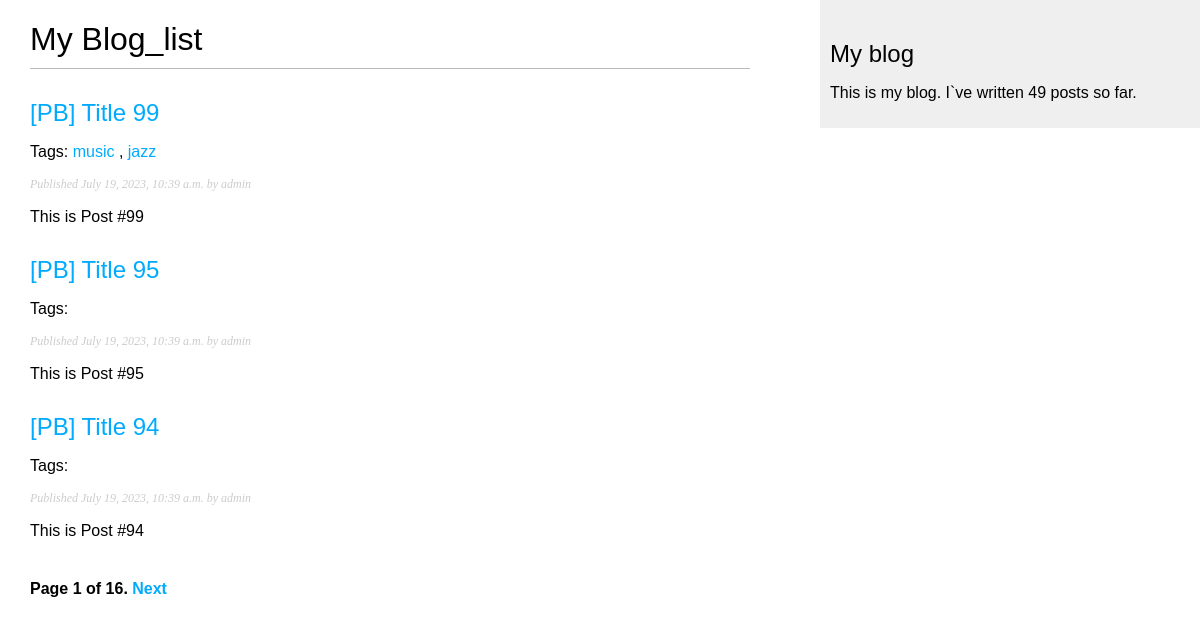
/blog/list/, run on an earlier commit of the app's database.
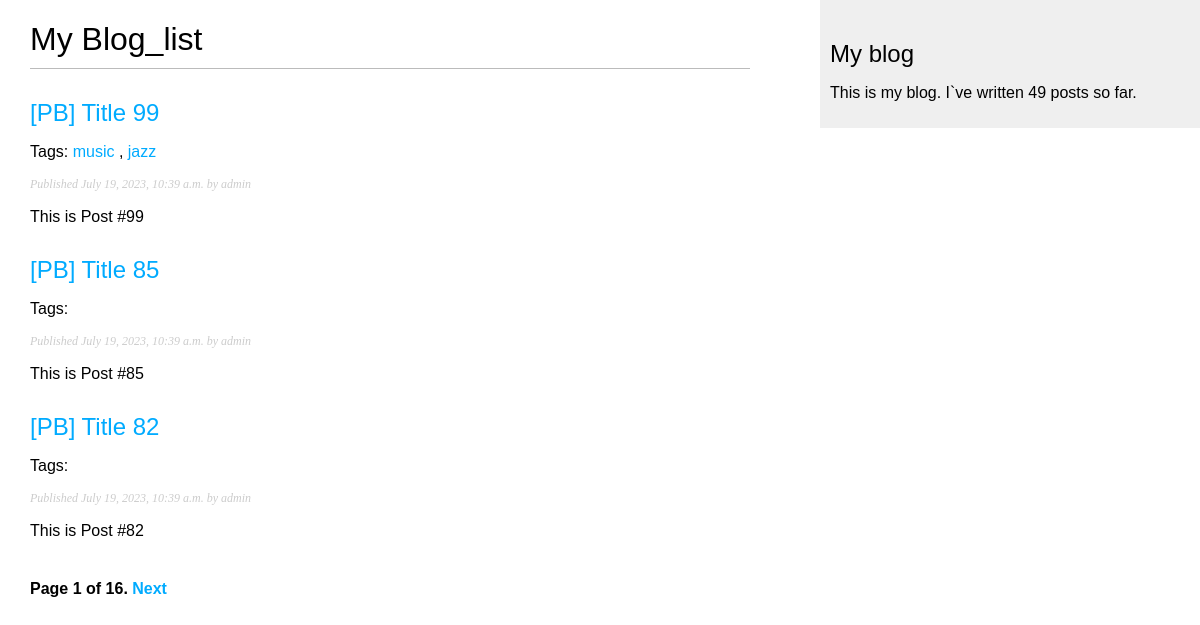
And on a later commit of the database.
### blog/models.py (models this page shows, shortened)
class Post(models.Model):
    class Status(models.TextChoices):
        DRAFT = 'DF', 'Draft'
        PUBLISHED = 'PB', 'Published'
    title = models.CharField(max_length=250)
    slug = models.SlugField(max_length=250, unique_for_date='publish', allow_unicode=True)
    author = models.ForeignKey(
        User,
        on_delete=models.CASCADE,
        related_name='blog_posts'
    )
    body = models.TextField()
    publish = models.DateTimeField(default=timezone.now)
    created = models.DateTimeField(auto_now_add=True)
    updated = models.DateTimeField(auto_now=True)
    status = models.CharField(
        max_length=2,
        choices=Status.choices,
        default=Status.DRAFT
    )
    tags = TaggableManager()
    objects = models.Manager()
    published = PublishedManager()
    class Meta:
        ordering = ['-publish']
        indexes = [
            models.Index(fields=['-publish']),
        ]
    def get_absolute_url(self):
        return reverse('blog:post_detail',
                       args=[self.publish.year,
                             self.publish.month,
                             self.publish.day,
                             self.slug])

### blog/views.py (the view)
# urls.py: path('list/',views.post_list, name='post_list'),
def post_list(request, tag_slug=None):
    per_page = request.GET.get('per_page', 3)
    page_number = request.GET.get('page', 1)
    post_list = Post.published.all()
    tag = None
    if tag_slug:
        tag = get_object_or_404(Tag, slug=tag_slug)
        post_list = post_list.filter(tags__in=[tag])
    paginator = Paginator(post_list, per_page, orphans=1)
    try:
        posts = paginator.page(page_number)
    except PageNotAnInteger:
        posts = paginator.page(1)
    except EmptyPage:
        posts = paginator.page(paginator.num_pages)
    return render(request, 'blog/post/list.html',
                  {'posts': posts, 'tag': tag})

### blog/models.py (called while the page is built)
    def get_queryset(self):
        return super().get_queryset().filter(status=Post.Status.PUBLISHED)

### blog/templatetags/blog_tags.py (called while the page is built)
@register.simple_tag
def total_posts():
    return Post.published.count()

### blog/templates/blog/post/list.html (shortened to what this page needs)
{% extends 'blog/base.html' %}
{% block content %}
    <h1>My Blog_list</h1>
    {% for post in posts %}
        <h2>
            <a href="{{ post.get_absolute_url }}">
                {{ post.title }}
            </a>
        </h2>
        <p class="tags">
            Tags:
            {% for tag in post.tags.all %}
                <a href="{% url 'blog:post_list_by_tag' tag.slug %}">
                    {{ tag.name }}
                </a>
            {% if not forloop.last %},{% endif %}
            {% endfor %}
        </p>
        <p class="date">
            Published {{ post.publish }} by {{ post.author }}
        </p>
        {{ post.body|truncatewords:30|linebreaks }}
    {% endfor %}
    {% include "pagination.html" with page=posts %}
{% endblock content %}

What changed in the data, as far as the page shows it:
no longer on this page (row edited): Post: title "[PB] Title 95", publish "July 19, 2023, 10:39 a.m.", author "admin", body "This is Post #95"
no longer on this page (row edited): Post: title "[PB] Title 94", publish "July 19, 2023, 10:39 a.m.", author "admin", body "This is Post #94"
now on this page (row unchanged): Post: title "[PB] Title 85", publish "July 19, 2023, 10:39 a.m.", author "admin", body "This is Post #85"
now on this page (row unchanged): Post: title "[PB] Title 82", publish "July 19, 2023, 10:39 a.m.", author "admin", body "This is Post #82"
